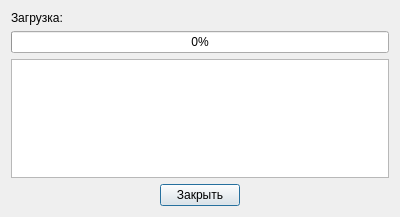
<?xml version="1.0" encoding="UTF-8"?>
<ui version="4.0">
 <class>UploadDialog</class>
 <widget class="QDialog" name="UploadDialog">
  <property name="geometry">
   <rect>
    <x>0</x>
    <y>0</y>
    <width>400</width>
    <height>217</height>
   </rect>
  </property>
  <property name="windowTitle">
   <string>Ожидайте...</string>
  </property>
  <layout class="QVBoxLayout" name="verticalLayout">
   <item>
    <widget class="QLabel" name="label">
     <property name="text">
      <string>Загрузка:</string>
     </property>
    </widget>
   </item>
   <item>
    <widget class="QProgressBar" name="progressBar">
     <property name="value">
      <number>0</number>
     </property>
    </widget>
   </item>
   <item>
    <widget class="QListWidget" name="listWidget">
     <property name="minimumSize">
      <size>
       <width>0</width>
       <height>100</height>
      </size>
     </property>
    </widget>
   </item>
   <item>
    <layout class="QHBoxLayout" name="horizontalLayout">
     <item>
      <spacer name="horizontalSpacer">
       <property name="orientation">
        <enum>Qt::Horizontal</enum>
       </property>
       <property name="sizeHint" stdset="0">
        <size>
         <width>40</width>
         <height>20</height>
        </size>
       </property>
      </spacer>
     </item>
     <item>
      <widget class="QPushButton" name="btnClose">
       <property name="text">
        <string>Закрыть</string>
       </property>
      </widget>
     </item>
     <item>
      <spacer name="horizontalSpacer_2">
       <property name="orientation">
        <enum>Qt::Horizontal</enum>
       </property>
       <property name="sizeHint" stdset="0">
        <size>
         <width>40</width>
         <height>20</height>
        </size>
       </property>
      </spacer>
     </item>
    </layout>
   </item>
  </layout>
 </widget>
 <resources/>
 <connections/>
</ui>
